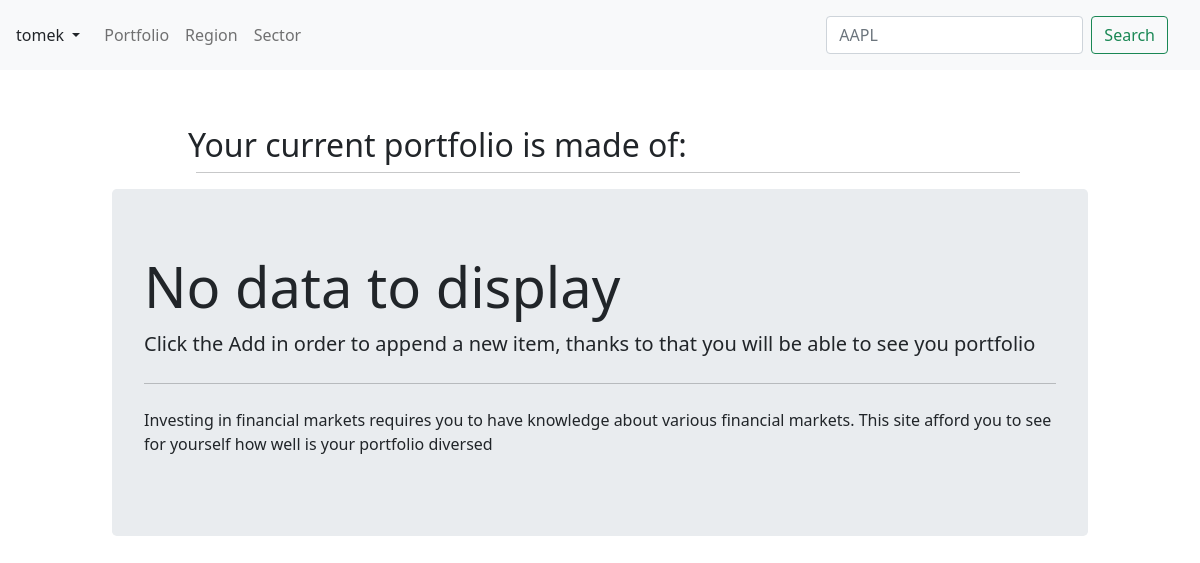
Page /list/ (signed in) on the earlier database version.
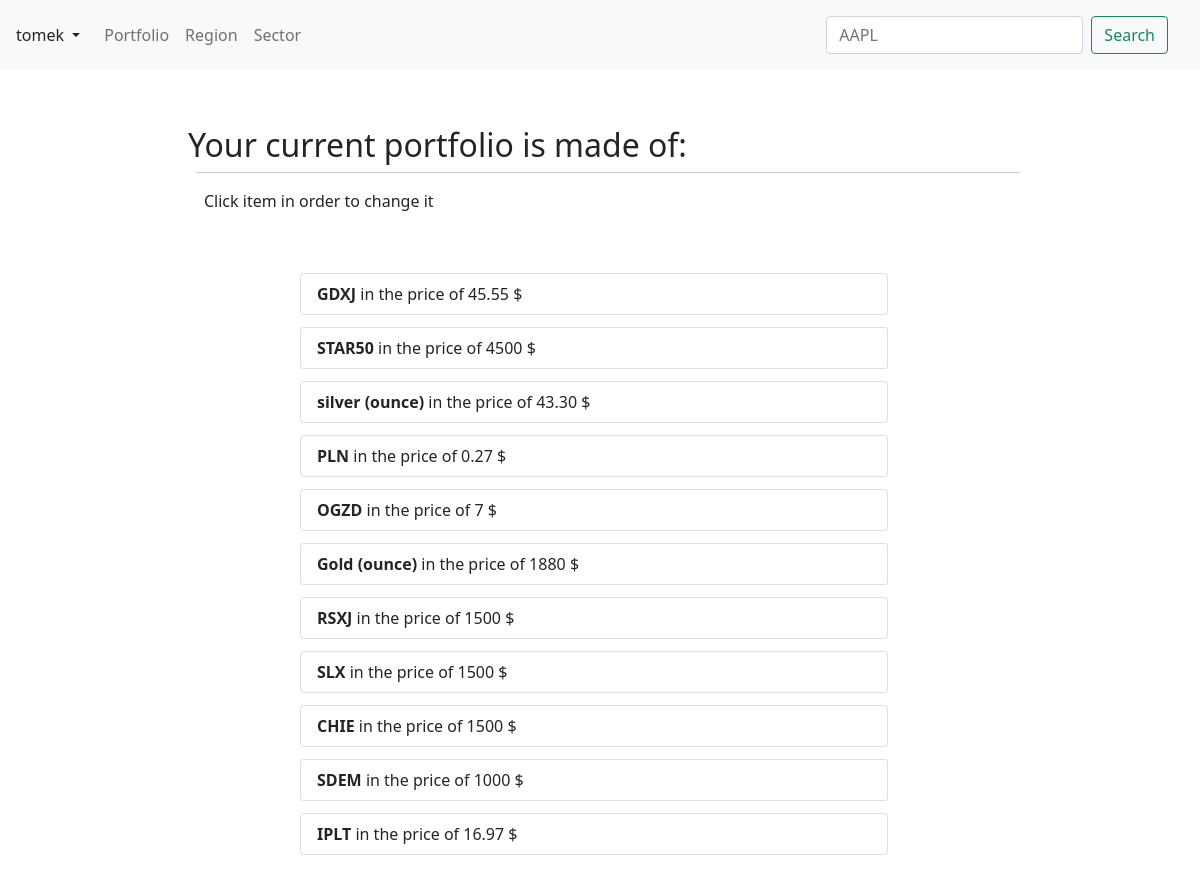
Same page on the later database version.
### instrument/models.py (models this page shows, shortened)
class Instrument(models.Model):
    profiles=models.ForeignKey(User, on_delete=models.CASCADE,null=True)
    name=models.CharField(max_length=120)
    price=models.FloatField(default=0)
    quantity =models.PositiveIntegerField(default=0)
    region=models.CharField(max_length=3, choices=REGION_CATEGORY, default='In')
    stake=models.CharField(max_length=3, choices=STAKE_CATEGORY, default="pm")
    total_price=models.FloatField(blank=True,default=0)
    def get_absolute_url(self):
        return reverse("update", kwargs={"pk": self.id})

### instrument/views.py (the view)
# urls.py: path('list/',list),
@login_required
def list(request):
    user=request.user
    queryset=Instrument.objects.filter(profiles=user).order_by('-total_price')
    context = {
        "qs":queryset
    }
    return render(request,"instrument/list.html",context)

### instrument/templates/instrument/list.html (shortened to what this page needs)
{%extends "base.html"%}
{%block content%}
<div class="container-fluid">
    <div class="row justify-content-center mt-3 mb-5">
        <h2 class="col-8 mr-5">Your current portfolio is made of:</h2>
        <hr class="mt-0 col-8 ml-3">
        {%if qs%}
        <p class="col-8 mb-5 mr-3">Click item in order to change it</p>
        {%for object in qs%}
        <div class="list-group mt-2 ml-5  mr-5 col-6">
        <a style="color: inherit;text-decoration:none;" href="{{object.get_absolute_url}}"> <button type="button" class="rounded list-group-item mt-1 list-group-item-action"><strong>{{object.name}}</strong> in the price of {{ object.price|floatformat:"-2g" }} $</button> </a>
        </div>
        {%endfor%}
    </div>
    {%else%}
<div class="container-fluid col-10 mb-5">
    <div class="jumbotron">
        <h1 class="display-4">No data to display</h1>
        <p class="lead">Click the Add in order to append a new item, thanks to that you will be able to see you portfolio</p>
        <hr class="my-4">
        <p>Investing in financial markets requires you to have knowledge about various financial markets. This site afford you to see for yourself how well is your portfolio diversed </p>
</div>
        {%endif%}
{%endblock%}

Differences in the rows shown:
added Instrument: name "GDXJ", price "45.55"
added Instrument: name "STAR50", price "4500"
added Instrument: name "silver (ounce)", price "43.30"
added Instrument: name "PLN", price "0.27"
added Instrument: name "OGZD", price "7"
added Instrument: name "Gold (ounce)", price "1880"
added Instrument: name "RSXJ", price "1500"
added Instrument: name "SLX", price "1500"
added Instrument: name "CHIE", price "1500"
added Instrument: name "SDEM", price "1000"
added Instrument: name "IPLT", price "16.97"
Other differences:
text no longer shown: "No data to display Click the Add in order to append a new item, thanks to that you will be able to see you portfolio Investing in financial markets requires you to have knowledge about various financial markets. This site afford you to see for yourself how well is your portfolio diversed"
text now shown: "Click item in order to change it"
